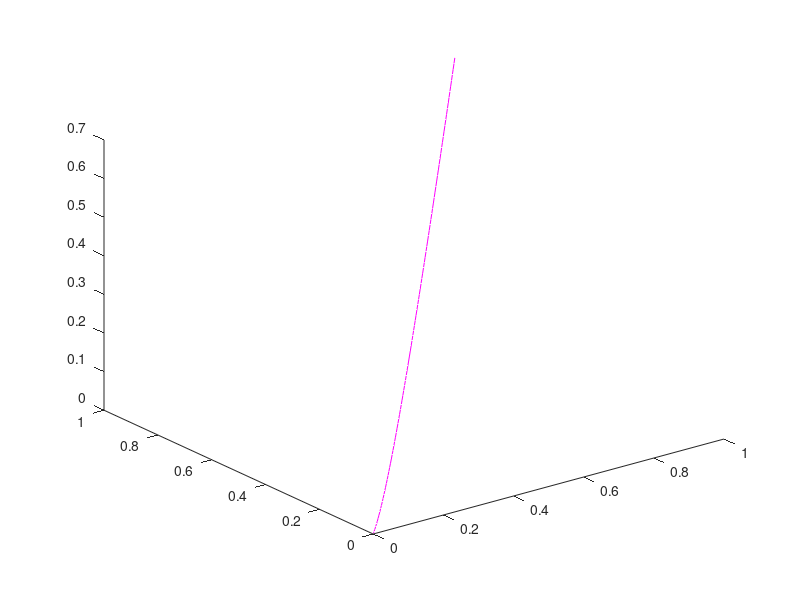

Write the MATLAB code that produced this figure.
% a)
x = linspace(1, 3);
f = @(x)sin(x).*exp(sqrt(x));
plot(x, f(x), 'color', [0 0 1]);
hold on  % da se ne briše za vsako

% b)
t = linspace(0, 2*pi);
g_x = @(t) cos(t);
g_y = @(t) sin(t);
plot(g_x(t), g_y(t), 'color', [1 0 0])
hold off

% c)
t = linspace(0, 10*pi);
h_x = @(t) cos(t);
h_y = @(t) sin(t);
h_z = @(t) t;
plot3(h_x(t), h_y(t), h_z(t), 'color', [0 1 0])

% d)
x = linspace(0, 1);
y = linspace(0, 1);
k = @(x, y) (x.^2 + y.^2)./(1 + x + y);
plot3(x, y, k(x, y), 'color', [1 0 1])